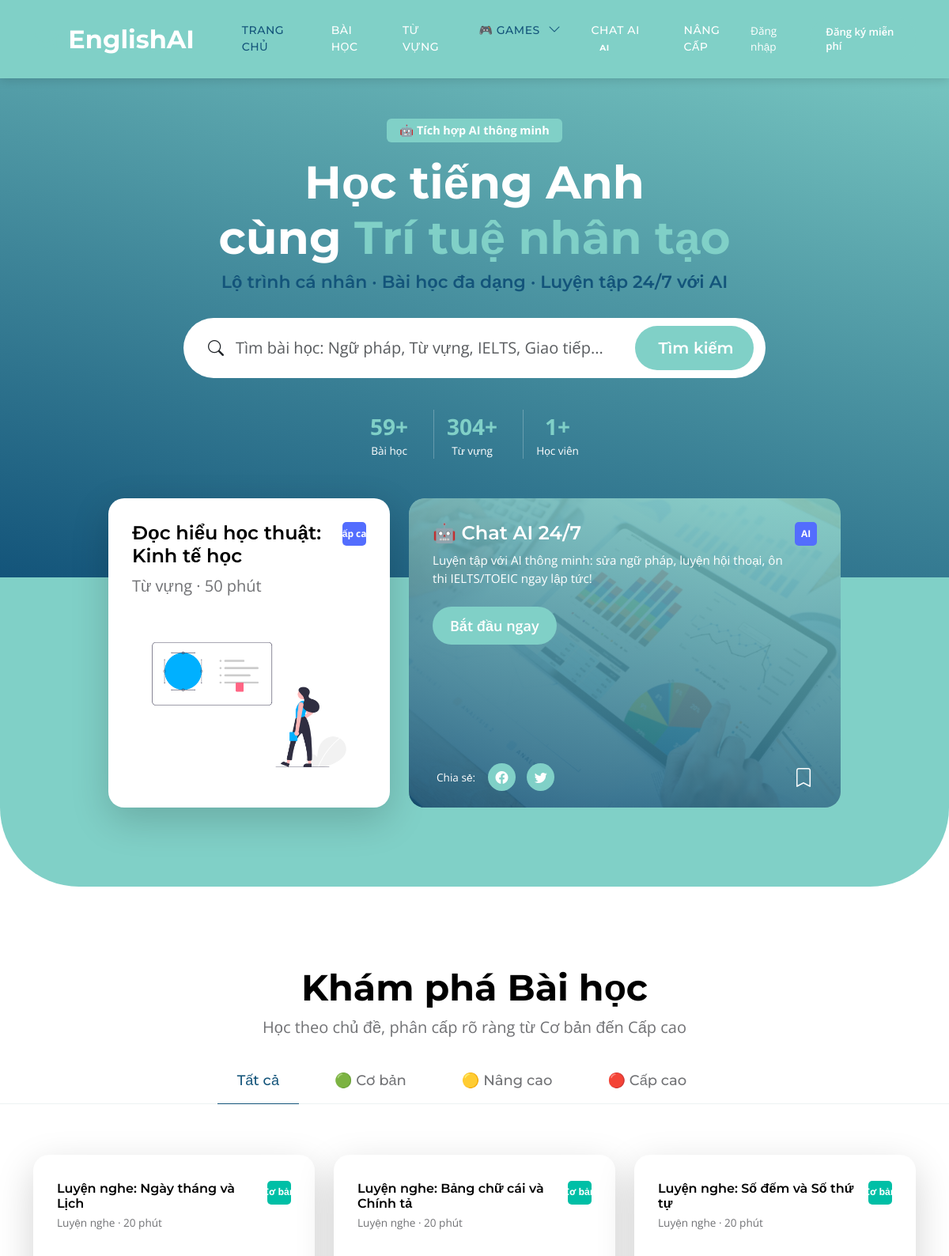
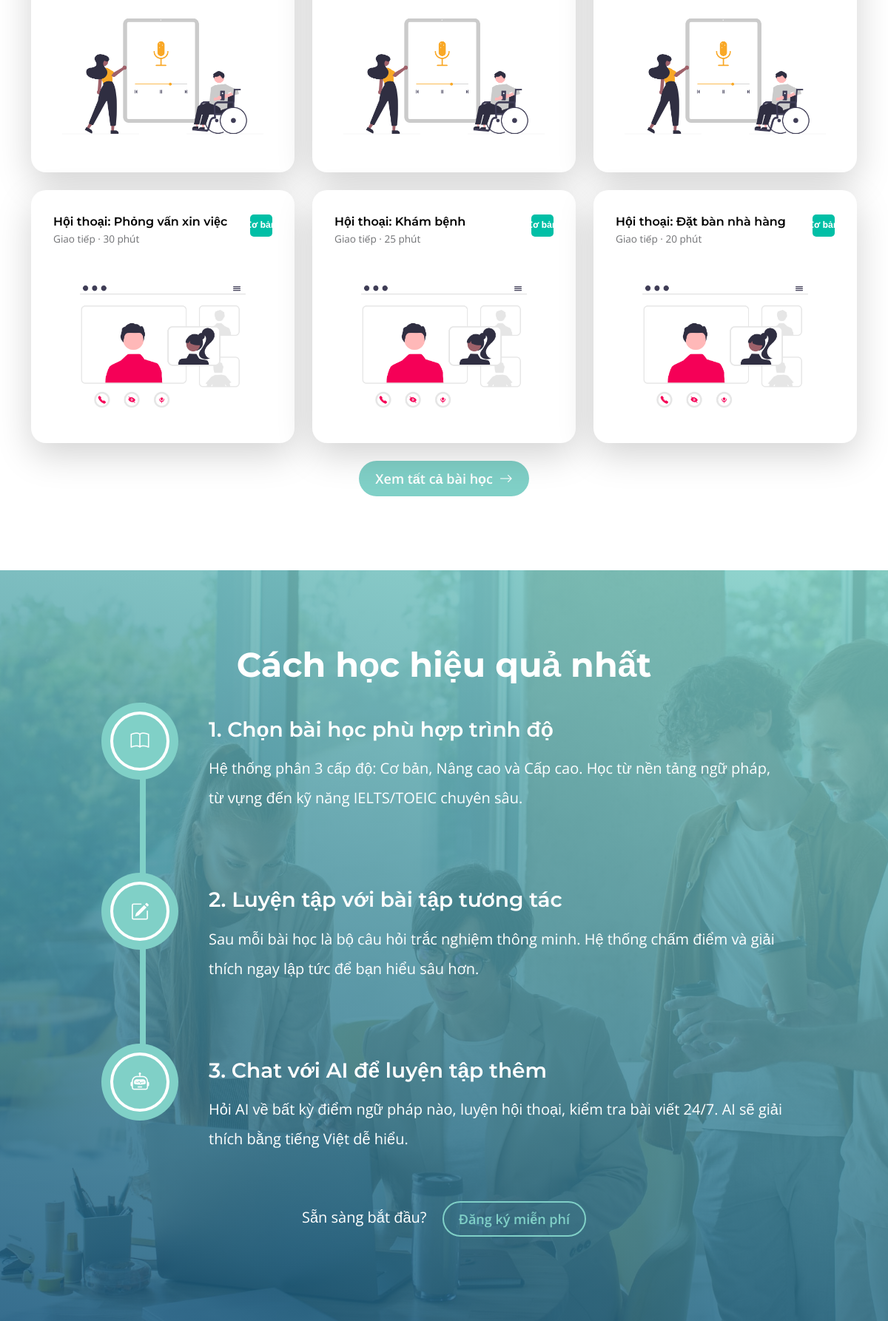
The page / (upper part) on the database its author committed (2 pictures, top to bottom).
### tables this page shows
CREATE TABLE lessons (
    id INT AUTO_INCREMENT PRIMARY KEY,
    category_id INT,
    title VARCHAR(255) NOT NULL,
    slug VARCHAR(255) UNIQUE NOT NULL,
    content LONGTEXT NOT NULL,
    level ENUM('basic','advanced','premium') DEFAULT 'basic',
    lesson_type ENUM('reading','listening','grammar','writing','speaking') DEFAULT 'reading',
    duration INT DEFAULT 15,
    thumbnail VARCHAR(255) DEFAULT NULL,
    is_active TINYINT(1) DEFAULT 1,
    order_num INT DEFAULT 0,
    created_at TIMESTAMP DEFAULT CURRENT_TIMESTAMP,
    FOREIGN KEY (category_id) REFERENCES categories(id) ON DELETE SET NULL
);

CREATE TABLE categories (
    id INT AUTO_INCREMENT PRIMARY KEY,
    name VARCHAR(100) NOT NULL,
    slug VARCHAR(100) UNIQUE NOT NULL,
    icon VARCHAR(50) DEFAULT 'bi-book',
    description TEXT,
    created_at TIMESTAMP DEFAULT CURRENT_TIMESTAMP
);

### config/config.php (called while the page is built, shortened)
<?php
function isLoggedIn(): bool          { return isset($_SESSION['user_id']); }
function getMembership(): string     { return $_SESSION['membership'] ?? 'basic'; }
function canAccessLevel(string $lv): bool {
    $m = ['basic'=>1,'advanced'=>2,'premium'=>3];
    return ($m[getMembership()]??1) >= ($m[$lv]??1);
}
function sanitize($d): string        { return htmlspecialchars(strip_tags(trim((string)$d))); }
function render(string $view, array $data = []): void {
    extract($data);
    $f = ROOT.'/app/views/'.$view.'.php';
    file_exists($f) ? require $f : die("View không tồn tại: $view");
}

### app/controllers/TrangChu.php (called while the page is built, shortened)
<?php
require_once ROOT.'/config/config.php';
class TrangChu {
    public function index(): void {
        global $conn;
        render('trang_chu',['pageTitle'=>SITE_NAME.' – Học tiếng Anh thông minh với AI',
            'baiMoiNhat'=>(new BaiHoc($conn))->baiMoiNhat(6),
            'tongBaiHoc'=>(new BaiHoc($conn))->thongKe()['tong'],
            'tongTuVung'=>(new TuVung($conn))->tongSo(),
            'tongNguoiDung'=>(new NguoiDung($conn))->thongKe()['tong'],
            'danhMuc'=>(new BaiHoc($conn))->danhMuc()]);
    }
}

### app/views/trang_chu.php (the view, shortened to what this page needs)
<?php
global $conn;
$totalLessons = $tongBaiHoc ?? $conn->query("SELECT COUNT(*) c FROM lessons WHERE is_active=1")->fetch_assoc()['c'];
$totalVocab   = $tongTuVung  ?? $conn->query("SELECT COUNT(*) c FROM vocabulary")->fetch_assoc()['c'];
$totalUsers   = $tongNguoiDung ?? $conn->query("SELECT COUNT(*) c FROM users WHERE role='user'")->fetch_assoc()['c'];
$featuredLessons = $conn->query("
  SELECT l.*, c.name cat_name FROM lessons l
  LEFT JOIN categories c ON l.category_id=c.id
  WHERE l.is_active=1
  ORDER BY l.id DESC LIMIT 6
");
?>
<?php include ROOT.'/app/views/layout/header.php'; ?>
<section class="hero-section d-flex justify-content-center align-items-center" id="section_1">
  <div class="container">
    <div class="row">
      <div class="col-lg-8 col-12 mx-auto text-center">
        <span class="badge mb-3 px-3 py-2" style="background:#80d0c7;color:#fff;font-size:.9rem">
          🤖 Tích hợp AI thông minh
        </span>
        <h1 class="text-white">Học tiếng Anh <br>cùng <span style="color:#80d0c7">Trí tuệ nhân tạo</span></h1>
        <h6 class="text-center mb-4">Lộ trình cá nhân · Bài học đa dạng · Luyện tập 24/7 với AI</h6>
        <form method="GET" action="<?= BASE_URL ?>/bai-hoc" class="custom-form mt-4 pt-2 mb-4">
          <div class="input-group input-group-lg">
            <span class="input-group-text bi-search" id="hero-search"></span>
            <input name="tim_kiem" type="search" class="form-control"
                   placeholder="Tìm bài học: Ngữ pháp, Từ vựng, IELTS, Giao tiếp..." aria-label="Search">
            <button type="submit" class="form-control">Tìm kiếm</button>
          </div>
        </form>
        <div class="row justify-content-center g-3 mt-2">
          <div class="col-auto">
            <div class="text-white text-center px-3">
              <div class="fw-bold fs-3" style="color:#80d0c7"><?= number_format($totalLessons) ?>+</div>
              <div style="font-size:.85rem">Bài học</div>
            </div>
          </div>
          <div class="col-auto">
            <div class="text-white text-center px-3" style="border-left:1px solid rgba(255,255,255,.25)">
              <div class="fw-bold fs-3" style="color:#80d0c7"><?= number_format($totalVocab) ?>+</div>
              <div style="font-size:.85rem">Từ vựng</div>
            </div>
          </div>
          <div class="col-auto">
            <div class="text-white text-center px-3" style="border-left:1px solid rgba(255,255,255,.25)">
              <div class="fw-bold fs-3" style="color:#80d0c7"><?= number_format($totalUsers) ?>+</div>
              <div style="font-size:.85rem">Học viên</div>
            </div>
          </div>
        </div>
      </div>
    </div>
  </div>
</section>
<section class="featured-section">
  <div class="container">
    <div class="row justify-content-center">
      <?php $fl = $featuredLessons->fetch_assoc(); if ($fl): ?>
      <div class="col-lg-4 col-12 mb-4 mb-lg-0">
        <div class="custom-block bg-white shadow-lg">
          <a href="<?= (canAccessLevel($fl['level']) && isLoggedIn()) ? BASE_URL.'/bai-hoc/chi-tiet?id='.$fl['id'] : BASE_URL.'/bai-hoc' ?>">
            <div class="d-flex">
              <div>
                <h5 class="mb-2"><?= sanitize($fl['title']) ?></h5>
                <p class="mb-0"><?= sanitize($fl['cat_name']) ?> · <?= $fl['duration'] ?> phút</p>
              </div>
              <?php
              $lvColor=['basic'=>'#00BFA6','advanced'=>'#F9A826','premium'=>'#536DFE'];
              $lvLabel=['basic'=>'Cơ bản','advanced'=>'Nâng cao','premium'=>'Cấp cao'];
              ?>
              <span class="badge rounded-pill ms-auto align-self-start"
                    style="background:<?= $lvColor[$fl['level']]??'#ccc' ?>">
                <?= $lvLabel[$fl['level']]??$fl['level'] ?>
              </span>
            </div>
            <?php
            $topicImgs = [
              'grammar'  => 'undraw_Educator_re_ju47.png',
              'reading'  => 'undraw_Redesign_feedback_re_jvm0.png',
              'speaking' => 'undraw_Group_video_re_btu7.png',
              'listening'=> 'undraw_Podcast_audience_re_4i5q.png',
              'writing'  => 'undraw_Compose_music_re_wpiw.png',
            ];
            $img = $topicImgs[$fl['lesson_type']] ?? 'undraw_Graduation_re_gthn.png';
            ?>
            <img src="<?= BASE_URL ?>/public/assets/images/topics/<?= $img ?>"
                 class="custom-block-image img-fluid" alt="">
          </a>
        </div>
      </div>
      <?php endif; ?>
      <div class="col-lg-6 col-12">
        <div class="custom-block custom-block-overlay">
          <div class="d-flex flex-column h-100">
            <img src="<?= BASE_URL ?>/public/assets/images/businesswoman-using-tablet-analysis.jpg"
                 class="custom-block-image img-fluid" alt="">
            <div class="custom-block-overlay-text d-flex">
              <div>
                <h5 class="text-white mb-2">🤖 Chat AI 24/7</h5>
                <p class="text-white" style="font-size:.95rem">
                  Luyện tập với AI thông minh: sửa ngữ pháp, luyện hội thoại, ôn thi IELTS/TOEIC ngay lập tức!
                </p>
                <a href="<?= isLoggedIn() ? BASE_URL.'/chat-ai' : BASE_URL.'/dang-ky' ?>"
                   class="btn custom-btn mt-2">Bắt đầu ngay</a>
              </div>
              <span class="badge rounded-pill ms-auto align-self-start" style="background:#536DFE">AI</span>
            </div>
            <div class="social-share d-flex align-items-center">
              <p class="text-white me-3 mb-0" style="font-size:.85rem">Chia sẻ:</p>
              <ul class="social-icon mb-0">
                <li class="social-icon-item"><a href="#" class="social-icon-link bi-facebook"></a></li>
                <li class="social-icon-item"><a href="#" class="social-icon-link bi-twitter"></a></li>
              </ul>
              <a href="<?= isLoggedIn() ? BASE_URL.'/chat-ai' : BASE_URL.'/dang-ky' ?>"
                 class="custom-icon bi-bookmark ms-auto"></a>
            </div>
          </div>
        </div>
      </div>
    </div>
  </div>
</section>
<section class="explore-section section-padding" id="section_2">
  <div class="container">
    <div class="row">
      <div class="col-12 text-center">
        <h2 class="mb-2">Khám phá Bài học</h2>
        <p class="mb-4">Học theo chủ đề, phân cấp rõ ràng từ Cơ bản đến Cấp cao</p>
      </div>
    </div>
  </div>
  <div class="container-fluid">
    <div class="row">
      <ul class="nav nav-tabs justify-content-center" id="lessonTabs" role="tablist">
        <?php
        $tabData = [
          ['all','Tất cả','active'],
          ['basic','🟢 Cơ bản',''],
          ['advanced','🟡 Nâng cao',''],
          ['premium','🔴 Cấp cao',''],
        ];
        foreach ($tabData as [$tid,$tlabel,$tactive]):
        ?>
        <li class="nav-item" role="presentation">
          <button class="nav-link <?= $tactive ?>" id="tab-<?= $tid ?>"
                  data-bs-toggle="tab" data-bs-target="#pane-<?= $tid ?>"
                  type="button" role="tab"><?= $tlabel ?></button>
        </li>
        <?php endforeach; ?>
      </ul>
    </div>
  </div>
  <div class="container mt-4">
    <div class="tab-content" id="lessonTabContent">
      <?php
      $topicImgs = ['grammar'=>'undraw_Educator_re_ju47.png','reading'=>'undraw_Redesign_feedback_re_jvm0.png','speaking'=>'undraw_Group_video_re_btu7.png','listening'=>'undraw_Podcast_audience_re_4i5q.png','writing'=>'undraw_Compose_music_re_wpiw.png'];
      $lvColor=['basic'=>'#00BFA6','advanced'=>'#F9A826','premium'=>'#536DFE'];
      $lvLabel=['basic'=>'Cơ bản','advanced'=>'Nâng cao','premium'=>'Cấp cao'];
      foreach ([['all',''],['basic','basic'],['advanced','advanced'],['premium','premium']] as [$tid,$lv]):
        $w = $lv ? "AND l.level='$lv'" : '';
        $tabLessons = $conn->query("SELECT l.*,c.name cat_name FROM lessons l LEFT JOIN categories c ON l.category_id=c.id WHERE l.is_active=1 $w ORDER BY l.level,l.id DESC LIMIT 6");
        $isActive = $tid==='all' ? 'show active' : '';
      ?>
      <div class="tab-pane fade <?= $isActive ?>" id="pane-<?= $tid ?>" role="tabpanel" tabindex="0">
        <div class="row g-4">
          <?php while ($l = $tabLessons->fetch_assoc()):
            $img = $topicImgs[$l['lesson_type']] ?? 'undraw_Graduation_re_gthn.png';
            $locked = !canAccessLevel($l['level']);
          ?>
          <div class="col-lg-4 col-md-6 col-12">
            <div class="custom-block bg-white shadow-lg <?= $locked?'opacity-75':'' ?>">
              <a href="<?= (!$locked && isLoggedIn()) ? BASE_URL.'/bai-hoc/chi-tiet?id='.$l['id'] : ($locked ? BASE_URL.'/nang-cap' : BASE_URL.'/dang-nhap') ?>">
                <div class="d-flex align-items-start">
                  <div class="flex-grow-1">
                    <h5 class="mb-1" style="font-size:1rem"><?= sanitize($l['title']) ?></h5>
                    <p class="mb-0" style="font-size:.85rem"><?= sanitize($l['cat_name']) ?> · <?= $l['duration'] ?> phút</p>
                  </div>
                  <span class="badge rounded-pill ms-2 flex-shrink-0"
                        style="background:<?= $lvColor[$l['level']]??'#ccc' ?>">
                    <?= $lvLabel[$l['level']]??$l['level'] ?>
                  </span>
                </div>
                <img src="<?= BASE_URL ?>/public/assets/images/topics/<?= $img ?>"
                     class="custom-block-image img-fluid" alt=""
                     style="<?= $locked?'filter:blur(2px)':'' ?>">
              </a>
            </div>
          </div>
          <?php endwhile; ?>
        </div>
        <div class="text-center mt-4">
          <a href="<?= BASE_URL ?>/bai-hoc<?= $lv?"?cap_do=$lv":'' ?>" class="btn custom-btn">
            Xem tất cả bài học <?= $lvLabel[$lv]??'' ?> <i class="bi bi-arrow-right ms-1"></i>
          </a>
        </div>
      </div>
      <?php endforeach; ?>
    </div>
  </div>
</section>
<section class="timeline-section section-padding" id="section_3"
         style="background-image:url('<?= BASE_URL ?>/public/assets/images/colleagues-working-cozy-office-medium-shot.jpg')">
  <div class="section-overlay"></div>
  <div class="container">
    <div class="row">
      <div class="col-12 text-center">
        <h2 class="text-white mb-4">Cách học hiệu quả nhất</h2>
      </div>
      <div class="col-lg-10 col-12 mx-auto">
        <div class="timeline-container">
          <ul class="vertical-scrollable-timeline" id="vertical-scrollable-timeline">
            <li>
              <h4 class="text-white mb-3">1. Chọn bài học phù hợp trình độ</h4>
              <p class="text-white">Hệ thống phân 3 cấp độ: Cơ bản, Nâng cao và Cấp cao. Học từ nền tảng ngữ pháp, từ vựng đến kỹ năng IELTS/TOEIC chuyên sâu.</p>
              <div class="icon-holder"><i class="bi-book"></i></div>
            </li>
            <li>
              <h4 class="text-white mb-3">2. Luyện tập với bài tập tương tác</h4>
              <p class="text-white">Sau mỗi bài học là bộ câu hỏi trắc nghiệm thông minh. Hệ thống chấm điểm và giải thích ngay lập tức để bạn hiểu sâu hơn.</p>
              <div class="icon-holder"><i class="bi-pencil-square"></i></div>
            </li>
            <li>
              <h4 class="text-white mb-3">3. Chat với AI để luyện tập thêm</h4>
              <p class="text-white">Hỏi AI về bất kỳ điểm ngữ pháp nào, luyện hội thoại, kiểm tra bài viết 24/7. AI sẽ giải thích bằng tiếng Việt dễ hiểu.</p>
              <div class="icon-holder"><i class="bi-robot"></i></div>
            </li>
          </ul>
        </div>
      </div>
      <div class="col-12 text-center mt-5">
        <p class="text-white">
          Sẵn sàng bắt đầu?
          <a href="<?= isLoggedIn() ? BASE_URL.'/bang-dieu-khien' : BASE_URL.'/dang-ky' ?>"
             class="btn custom-btn custom-border-btn ms-3">
            <?= isLoggedIn() ? 'Vào Dashboard' : 'Đăng ký miễn phí' ?>
          </a>
        </p>
      </div>
    </div>
  </div>
</section>
<?php include ROOT.'/app/views/layout/footer.php'; ?>

### rows shown on the page
lessons: title "Đọc hiểu học thuật: Kinh tế học", duration "50", level "Cấp cao"
categories: name "Từ vựng"
lessons: title "Luyện nghe: Ngày tháng và Lịch", category.name "Luyện nghe", duration "20", level "Cơ bản"
lessons: title "Luyện nghe: Bảng chữ cái và Chính tả", category.name "Luyện nghe", duration "20", level "Cơ bản"
lessons: title "Luyện nghe: Số đếm và Số thứ tự", category.name "Luyện nghe", duration "20", level "Cơ bản"
lessons: title "Hội thoại: Phỏng vấn xin việc", category.name "Giao tiếp", duration "30", level "Cơ bản"
lessons: title "Hội thoại: Khám bệnh", category.name "Giao tiếp", duration "25", level "Cơ bản"
lessons: title "Hội thoại: Đặt bàn nhà hàng", category.name "Giao tiếp", duration "20", level "Cơ bản"

### other values the page prints
SITE_NAME "EnglishAI"
$totalLessons "59"
$totalVocab "304"
$totalUsers "1"
$tlabel "Tất cả"
$tlabel "🟢 Cơ bản"
$tlabel "🟡 Nâng cao"
$tlabel "🔴 Cấp cao"
